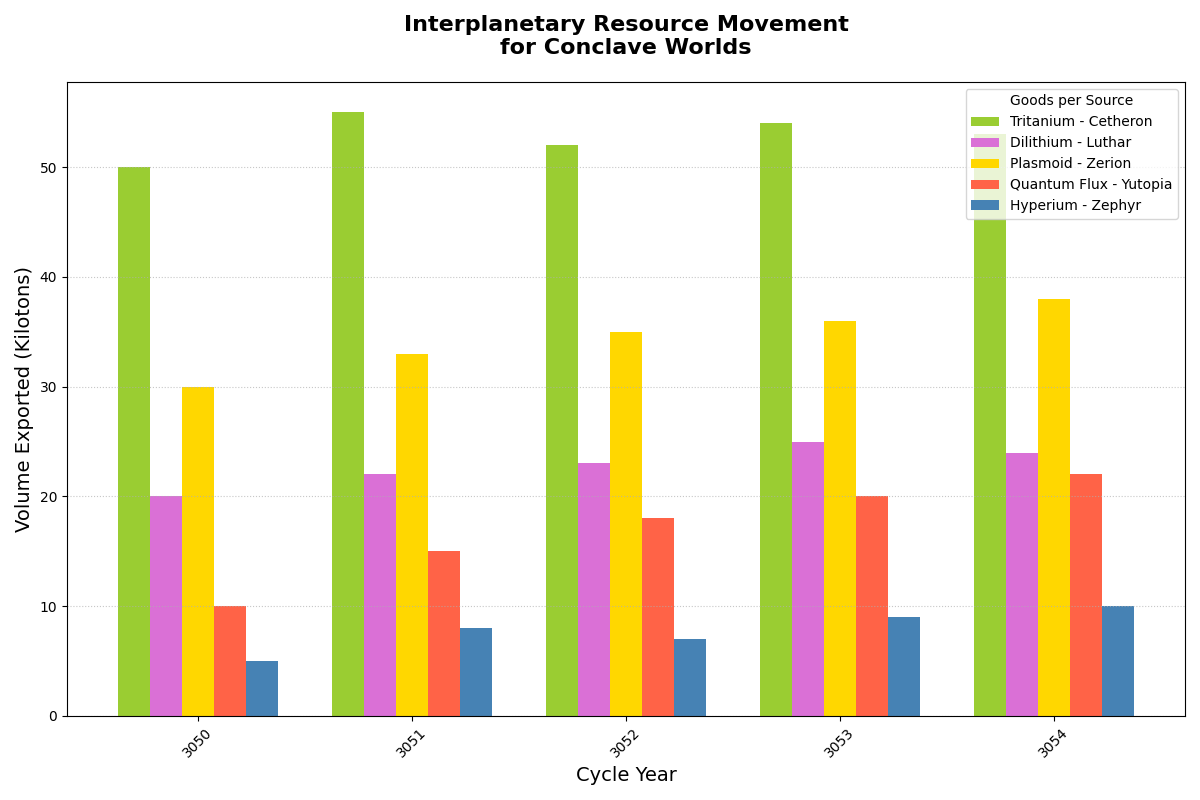

This figure's Python source:
import matplotlib.pyplot as plt
import numpy as np

years = np.arange(3050, 3055)
tritanium_exports = [50, 55, 52, 54, 53]
dilithium_exports = [20, 22, 23, 25, 24]
plasmoid_exports = [30, 33, 35, 36, 38]
quantum_flux_exports = [10, 15, 18, 20, 22]
hyperium_exports = [5, 8, 7, 9, 10]

colors = ['#9ACD32', '#DA70D6', '#FFD700', '#FF6347', '#4682B4']

fig, ax = plt.subplots(figsize=(12, 8))

bar_width = 0.15  # Width of each bar
indices = np.arange(len(years))

# Plot each dataset side by side (grouped)
ax.bar(indices, tritanium_exports, bar_width, label='Tritanium - Cetheron', color=colors[0])
ax.bar(indices + bar_width, dilithium_exports, bar_width, label='Dilithium - Luthar', color=colors[1])
ax.bar(indices + 2 * bar_width, plasmoid_exports, bar_width, label='Plasmoid - Zerion', color=colors[2])
ax.bar(indices + 3 * bar_width, quantum_flux_exports, bar_width, label='Quantum Flux - Yutopia', color=colors[3])
ax.bar(indices + 4 * bar_width, hyperium_exports, bar_width, label='Hyperium - Zephyr', color=colors[4])

ax.set_title("Interplanetary Resource Movement\nfor Conclave Worlds", fontsize=16, fontweight='bold', pad=20)
ax.set_xlabel("Cycle Year", fontsize=14)
ax.set_ylabel("Volume Exported (Kilotons)", fontsize=14)

ax.set_xticks(indices + 2 * bar_width)
ax.set_xticklabels(years, rotation=45)

ax.legend(title='Goods per Source', loc='upper right')

ax.yaxis.grid(True, linestyle=':', alpha=0.7)

plt.tight_layout()
plt.show()
